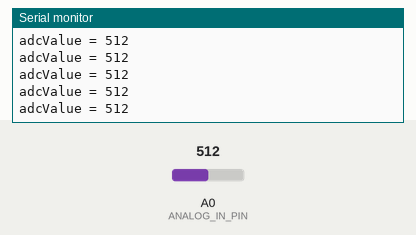
This sketch was run on a simulated Arduino Uno, built with avr-gcc and run on an emulated ATmega328P. On the bench: the last lines printed to the serial monitor. Inputs (shaded band) come from the test bench; at power-on: A0 (ANALOG_IN_PIN) = 512.

Above: at 1.2 s.
1.3 s: A0 (ANALOG_IN_PIN) set to 716
At 1.31 s:
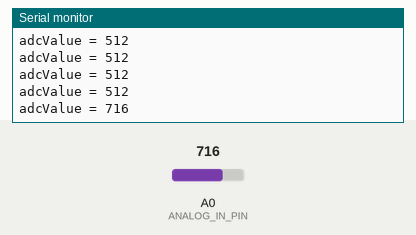
2.8 s: A0 (ANALOG_IN_PIN) set to 900
At 2.82 s:
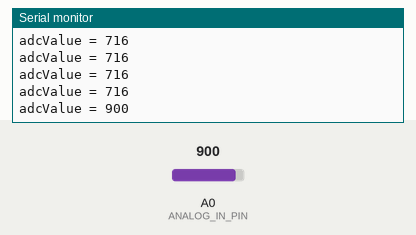
Timing chart, 0 to 5.8 s (numbered marks = the images above; inputs shaded):
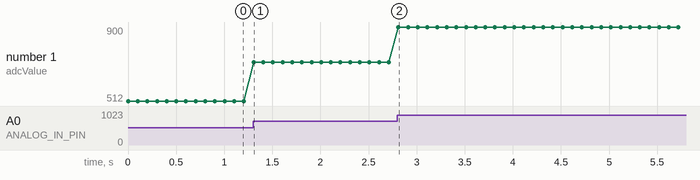

Measured:
- after the input at 1.3 s, the serial monitor: prints a new line at once (image 1)
- after the input at 2.8 s, the serial monitor: prints a new line at once (image 2)
- plotted number 1: 512 → 716 after the input at 1.3 s, 716 → 900 after the input at 2.8 s

The sketch:

IoTPSP_POT_ESP8266.ino
```cpp
// program to test POT on the IoT Proto Shield Plus
// www.gtronicsShop.com

// select ESP8266 mini board: tools->Board->"Lolin(Wemos) D1 R2 & Mini"
// select port number


#define ANALOG_IN_PIN A0  // Analog input pin that the potentiometer is attached to


int adcValue = 0;        // value read from the pot

void setup() {
  // initialize serial communications at 9600 bps:
  Serial.begin(9600);
}

void loop() {
  // read the analog in value:
  adcValue = analogRead(ANALOG_IN_PIN);

  // print the results to the Serial Monitor:
  Serial.print("adcValue = ");
  Serial.println(adcValue);

  // wait 100 milliseconds before the next loop for the analog-to-digital
  delay(100);
}
```
